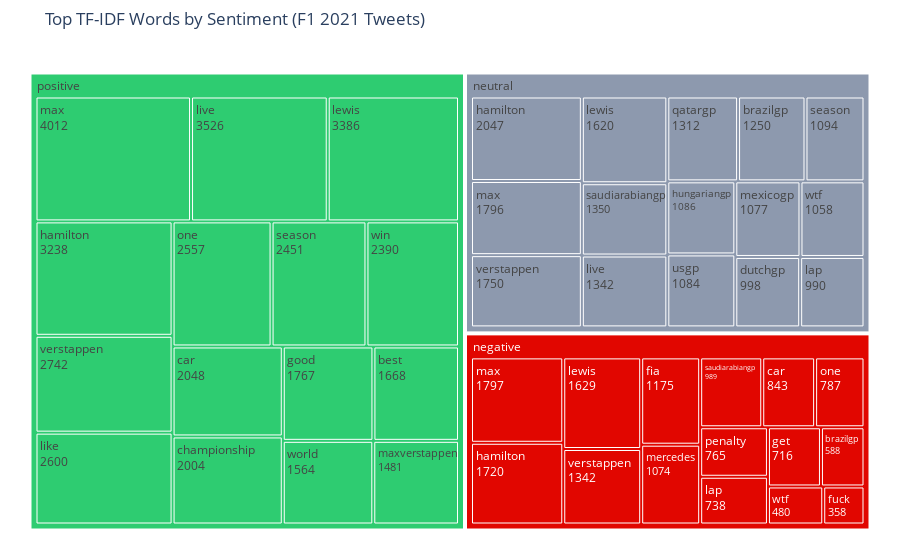

Notebook code for this chart:
### Code cell
import plotly.express as px
color_map = {"negative": "#E10600","neutral": "#8D99AE","positive": "#2ECC71"}
fig = px.treemap(tree_df,path=["sentiment", "word"],values="count",color="sentiment",color_discrete_map=color_map,title="Top TF-IDF Words by Sentiment (F1 2021 Tweets)")
# Show word + count inside each box
fig.update_traces(textinfo="label+value",hovertemplate="<b>%{label}</b><br>Count: %{value}<extra></extra>")
fig.update_layout(margin=dict(t=50, l=25, r=25, b=25))
fig.show()

### Figure 1 — Plotly figure (JSON) as saved in the notebook; plotly's stock layout.template omitted (floating-point values rounded to 4 significant figures)
{"data": [{"branchvalues": "total", "customdata": [["negative"], ["negative"], ["negative"], ["negative"], ["negative"], ["negative"], ["negative"], ["negative"], ["negative"], ["negative"], ["negative"], ["negative"], ["negative"], ["negative"], ["negative"], ["negative"], ["neutral"], ["neutral"], ["neutral"], ["neutral"], ["neutral"], ["neutral"], ["neutral"], ["neutral"], ["neutral"], ["neutral"], ["neutral"], ["neutral"], ["neutral"], ["neutral"], ["neutral"], ["neutral"], ["positive"], ["positive"], ["positive"], ["positive"], ["positive"], ["positive"], ["positive"], ["positive"], ["positive"], ["positive"], ["positive"], ["positive"], ["positive"], ["positive"], ["positive"], ["positive"]], "domain": {"x": [0, 1], "y": [0, 1]}, "hovertemplate": "<b>%{label}</b><br>Count: %{value}<extra></extra>", "ids": ["negative/max", "negative", "negative/lap", "negative/get", "negative/one", "negative/car", "negative/fuck", "negative/wtf", "negative/brazilgp", "negative/penalty", "negative/fia", "negative/saudiarabiangp", "negative/verstappen", "negative/hamilton", "negative/lewis", "negative/mercedes", "neutral/mexicogp", "neutral/season", "neutral/lap", "neutral/live", "neutral/hungariangp", "neutral/dutchgp", "neutral", "neutral/usgp", "neutral/verstappen", "neutral/lewis", "neutral/brazilgp", "neutral/qatargp", "neutral/saudiarabiangp", "neutral/max", "neutral/hamilton", "neutral/wtf", "positive/world", "positive/maxverstappen", "positive/car", "positive/best", "positive/good", "positive/one", "positive/hamilton", "positive/championship", "positive/verstappen", "positive/win", "positive/like", "positive/lewis", "positive/live", "positive/max", "positive/season", "positive"], "labels": ["max", "negative", "lap", "get", "one", "car", "fuck", "wtf", "brazilgp", "penalty", "fia", "saudiarabiangp", "verstappen", "hamilton", "lewis", "mercedes", "mexicogp", "season", "lap", "live", "hungariangp", "dutchgp", "neutral", "usgp", "verstappen", "lewis", "brazilgp", "qatargp", "saudiarabiangp", "max", "hamilton", "wtf", "world", "maxverstappen", "car", "best", "good", "one", "hamilton", "championship", "verstappen", "win", "like", "lewis", "live", "max", "season", "positive"], "marker": {"colors": ["#E10600", "#E10600", "#E10600", "#E10600", "#E10600", "#E10600", "#E10600", "#E10600", "#E10600", "#E10600", "#E10600", "#E10600", "#E10600", "#E10600", "#E10600", "#E10600", "#8D99AE", "#8D99AE", "#8D99AE", "#8D99AE", "#8D99AE", "#8D99AE", "#8D99AE", "#8D99AE", "#8D99AE", "#8D99AE", "#8D99AE", "#8D99AE", "#8D99AE", "#8D99AE", "#8D99AE", "#8D99AE", "#2ECC71", "#2ECC71", "#2ECC71", "#2ECC71", "#2ECC71", "#2ECC71", "#2ECC71", "#2ECC71", "#2ECC71", "#2ECC71", "#2ECC71", "#2ECC71", "#2ECC71", "#2ECC71", "#2ECC71", "#2ECC71"]}, "name": "", "parents": ["negative", "", "negative", "negative", "negative", "negative", "negative", "negative", "negative", "negative", "negative", "negative", "negative", "negative", "negative", "negative", "neutral", "neutral", "neutral", "neutral", "neutral", "neutral", "", "neutral", "neutral", "neutral", "neutral", "neutral", "neutral", "neutral", "neutral", "neutral", "positive", "positive", "positive", "positive", "positive", "positive", "positive", "positive", "positive", "positive", "positive", "positive", "positive", "positive", "positive", ""], "textinfo": "label+value", "type": "treemap", "values": [1797.0, 15000.0, 738.0, 716.0, 787.0, 843.0, 358.0, 480.0, 588.0, 765.0, 1175.0, 989.0, 1342.0, 1720.0, 1629.0, 1074.0, 1077.0, 1094.0, 990.0, 1342.0, 1086.0, 998.0, 19850.0, 1084.0, 1750.0, 1620.0, 1250.0, 1312.0, 1350.0, 1796.0, 2047.0, 1058.0, 1564.0, 1481.0, 2048.0, 1668.0, 1767.0, 2557.0, 3238.0, 2004.0, 2742.0, 2390.0, 2600.0, 3386.0, 3526.0, 4012.0, 2451.0, 37430.0]}], "layout": {"legend": {"tracegroupgap": 0}, "margin": {"b": 25, "l": 25, "r": 25, "t": 50}, "title": {"text": "Top TF-IDF Words by Sentiment (F1 2021 Tweets)"}}}
